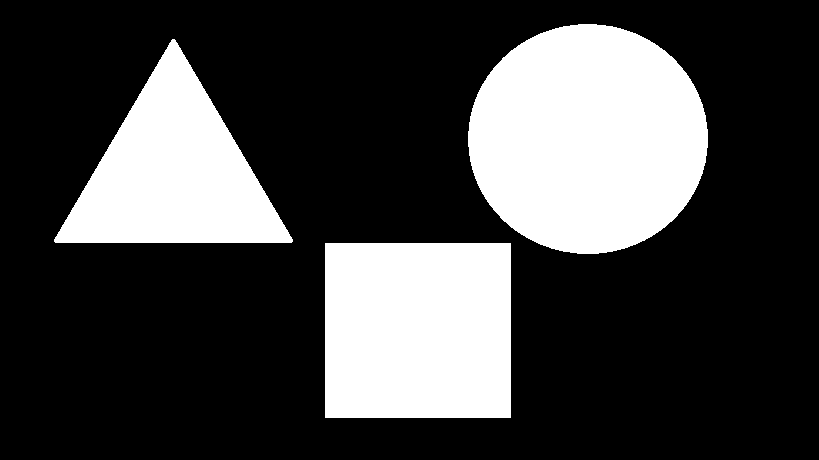
%> input picture Clase 11/figuras.bmp, 819 x 460 px
$ octave clase_11_2.m   (GNU Octave 9; MATLAB toolbox functions it lacks are replaced by stand-ins)
%> lines starting %> are read from the running program, lines starting %| are printed output that depends on the picture; in (x1, y1, x2, y2) boxes, pixels count from 0 and x2, y2 are one past the last pixel; in counts of white or black regions, pixels touching at a corner belong together; the program's own positions count from 1
clear all, close all, clc

a = imread('figuras.bmp');
%> a: size 460x819 logical; 26.8% white; 3 white regions, box (x1, y1, x2, y2) and area: (468, 24, 708, 254) 43303, (325, 243, 511, 418) 32550, (54, 39, 293, 243) 25040
b=bwmorph(a, 'skel', Inf);
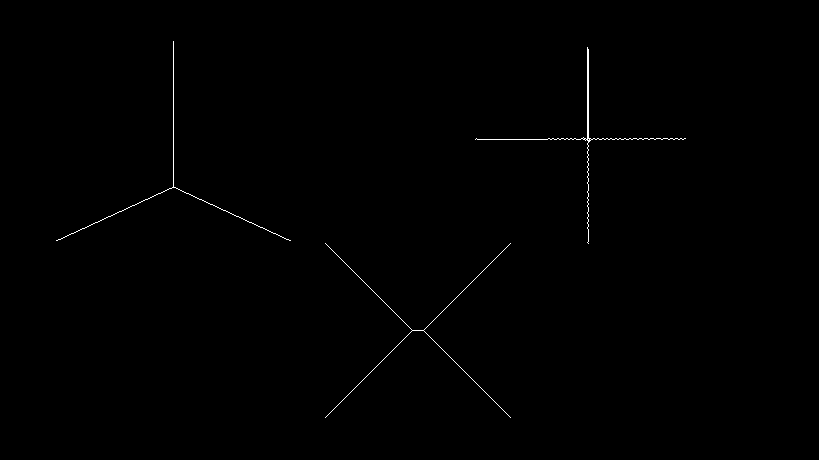
%> b: size 460x819 logical; 0.33% white in thin lines or dots, all inside (x1, y1, x2, y2) = (56, 41, 686, 418)
figure(1);imshow([a,b]);impixelinfo;
%> after `imshow([a,b])`:
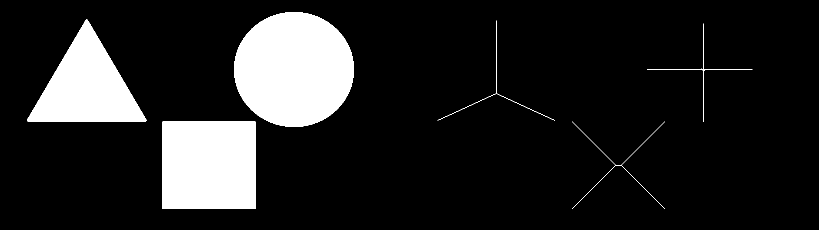
%> displayed picture: size 460x1638 logical (shown at 1/2 size); 13.6% white; 6 white regions, box (x1, y1, x2, y2) and area: (468, 24, 708, 254) 43303, (325, 243, 511, 418) 32550, (54, 39, 293, 243) 25040, (1294, 47, 1505, 244) 504, (875, 41, 1110, 241) 381, (1144, 243, 1330, 418) 360
figure(2);imshow(xor(a,b));impixelinfo;
%> after `imshow(xor(a,b))`:
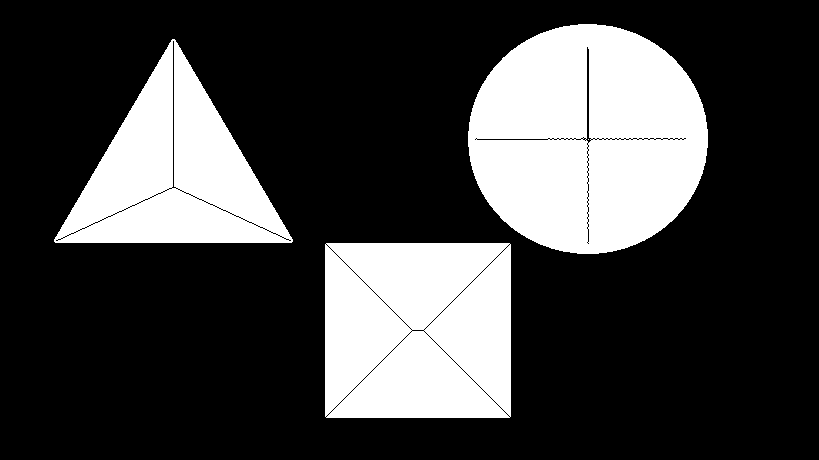
%> displayed picture: size 460x819 logical; 26.5% white; 4 white regions (1 under 20 px), largest, box (x1, y1, x2, y2) and area: (468, 24, 708, 254) 42798, (325, 243, 511, 418) 32190, (54, 39, 293, 243) 24659
